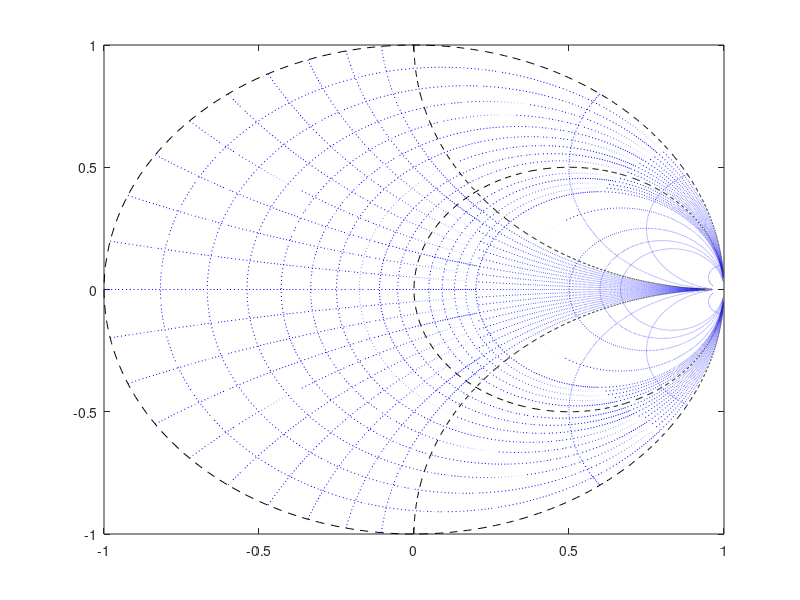

Source code (MATLAB): (Note: this script raises an error after producing the figure.)
clc; 

R = [0:0.1:1.5 2:5]; %Componente real
X = linspace(-1e2,1e2,1e4); %Componente imaginaria

%Generación de circulos
figure(1)
hold off

for n = 1:length(R)
    Z = R(n) + 1i *X; %Impedancia
    Y = (Z - 1)./ (Z + 1); %Coeficiente de reflexion
    if (R(n)~=1) && (R(n)~=0)
        plot(real(Y), imag(Y), 'b:')
    else
        plot(real(Y),imag(Y),'k--')
    end
    hold on
end

%Generación de arcos
X = [-20 -4 -2 -1:0.1:1 2 4 20];
R = linspace(0,1e2,1e4);
for n = 1:length(X)
    Z = R + 1i *X(n); 
    Y = (Z - 1)./ (Z + 1); 
    if abs(X(n))~=1
        plot(real(Y), imag(Y), 'b:')
    else
        plot(real(Y),imag(Y),'k--')
    end
    hold on
end
plot(0,0, 'X', 'MarkerSize',12);

hold off
